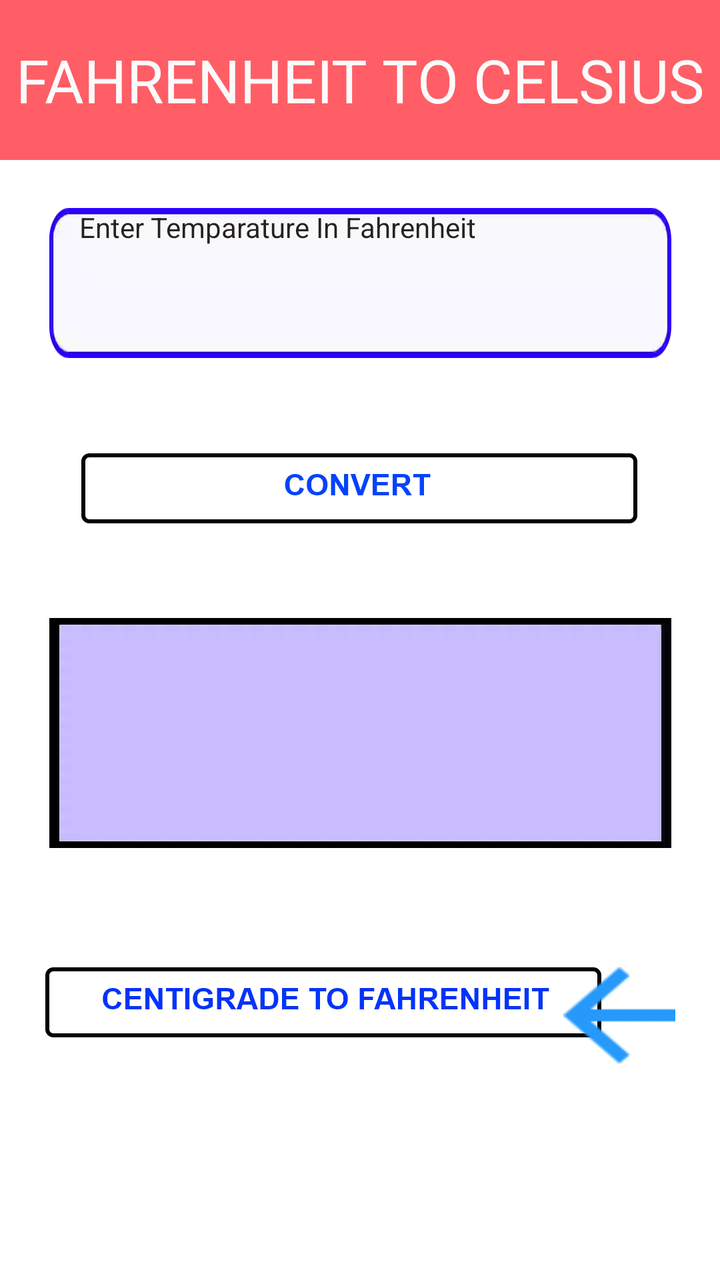
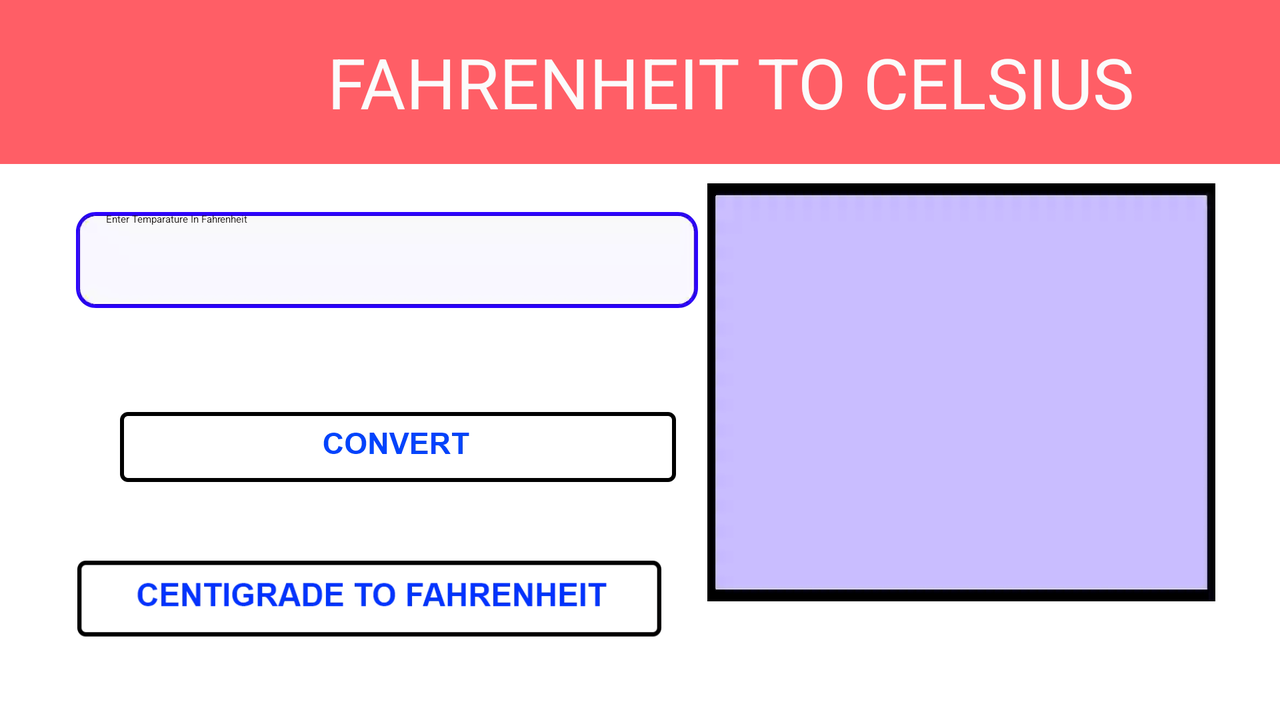

First picture: res/layout/ on a phone held upright. Second picture: the repository's own variant of that layout, on a device whose configuration matches the variant's folder. Source for both follows.
<!-- AndroidManifest.xml: application theme Theme.TemperatureConverter -->
<!-- res/layout/activity_f2_c.xml -->
<?xml version="1.0" encoding="utf-8"?>
<androidx.constraintlayout.widget.ConstraintLayout xmlns:android="http://schemas.android.com/apk/res/android"
    xmlns:app="http://schemas.android.com/apk/res-auto"
    xmlns:tools="http://schemas.android.com/tools"
    android:layout_width="match_parent"
    android:layout_height="match_parent"
    android:background="#FFFFFF"
    android:backgroundTint="#FFFFFF"
    android:hapticFeedbackEnabled="true"
    tools:context=".F2C">


    <Button
        android:id="@+id/c2f"
        android:layout_width="wrap_content"
        android:layout_height="wrap_content"
        android:background="@drawable/button_large_1"
        android:hapticFeedbackEnabled="true"
        android:scaleType="fitXY"
        app:layout_constraintBottom_toBottomOf="parent"
        app:layout_constraintEnd_toEndOf="parent"
        app:layout_constraintHorizontal_bias="0.278"
        app:layout_constraintStart_toStartOf="parent"
        app:layout_constraintTop_toBottomOf="@+id/ans1"
        app:layout_constraintVertical_bias="0.332" />

    <TextView
        android:id="@+id/textView2"
        android:layout_width="0dp"
        android:layout_height="80dp"
        android:background="@drawable/component_1__1"
        android:gravity="center"
        android:scaleType="fitXY"
        android:text="@string/f2c"
        android:textColor="#FBFBFB"
        android:textSize="30sp"
        app:layout_constraintEnd_toEndOf="parent"
        app:layout_constraintStart_toStartOf="parent"
        app:layout_constraintTop_toTopOf="parent" />

    <EditText
        android:id="@+id/entry"
        android:layout_width="wrap_content"
        android:layout_height="75dp"
        android:layout_marginTop="24dp"
        android:background="@drawable/path_11"
        android:ems="10"
        android:hint="@string/enter_f"
        android:importantForAutofill="no"
        android:inputType="numberDecimal"
        android:paddingStart="15dp"
        android:scaleType="fitXY"
        android:textColor="#000000"
        android:textColorHint="#E60E0A0A"
        android:textSize="14sp"
        app:layout_constraintEnd_toEndOf="parent"
        app:layout_constraintStart_toStartOf="parent"
        app:layout_constraintTop_toBottomOf="@+id/textView2" />

    <Button
        android:id="@+id/button"
        android:layout_width="wrap_content"
        android:layout_height="wrap_content"
        android:background="@drawable/convert"
        android:hapticFeedbackEnabled="true"
        android:scaleType="fitXY"
        app:layout_constraintBottom_toTopOf="@+id/ans1"
        app:layout_constraintEnd_toEndOf="parent"
        app:layout_constraintHorizontal_bias="0.496"
        app:layout_constraintStart_toStartOf="parent"
        app:layout_constraintTop_toBottomOf="@+id/entry" />

    <TextView
        android:id="@+id/ans1"
        android:layout_width="wrap_content"
        android:layout_height="115dp"
        android:layout_marginTop="130dp"
        android:background="@drawable/path_643"
        android:textIsSelectable="true"
        android:gravity="center"
        android:scaleType="fitXY"
        android:textColor="#FF0101"
        android:textSize="25sp"
        app:layout_constraintEnd_toEndOf="parent"
        app:layout_constraintStart_toStartOf="parent"
        app:layout_constraintTop_toBottomOf="@+id/entry" />

    <Button
        android:id="@+id/back"
        android:layout_width="56dp"
        android:layout_height="48dp"
        android:background="@drawable/arrow_right__1"
        app:layout_constraintBaseline_toBaselineOf="@+id/c2f"
        app:layout_constraintEnd_toEndOf="parent"
        app:layout_constraintHorizontal_bias="0.926"
        app:layout_constraintStart_toStartOf="parent" />

</androidx.constraintlayout.widget.ConstraintLayout>
<!-- resources referenced by this layout -->
<resources>
  <!-- drawable arrow_right__1: png bitmap (drawable-hdpi, 298 bytes) -->
  <!-- drawable button_large_1: png bitmap (drawable-hdpi, 1637 bytes) -->
  <!-- drawable component_1__1: webp bitmap (drawable-hdpi, 382 bytes) -->
  <!-- drawable convert: webp bitmap (drawable-hdpi, 1820 bytes) -->
  <!-- drawable path_11: webp bitmap (drawable-hdpi, 650 bytes) -->
  <!-- drawable path_643: webp bitmap (drawable-hdpi, 458 bytes) -->
  <string name="enter_f"> Enter Temparature In Fahrenheit</string>
  <string name="f2c">FAHRENHEIT TO CELSIUS</string>
  <!-- from res/values-night/ (not used when drawing this layout) -->
  <style name="Theme.TemperatureConverter" parent="Theme.MaterialComponents.DayNight.NoActionBar">
          
          <item name="colorPrimary">@color/purple_200</item>
          <item name="colorPrimaryVariant">@color/purple_700</item>
          <item name="colorOnPrimary">@color/black</item>
          
          <item name="colorSecondary">@color/teal_200</item>
          <item name="colorSecondaryVariant">@color/teal_200</item>
          <item name="colorOnSecondary">@color/black</item>
          
          <item name="android:statusBarColor" tools:targetApi="l">?attr/colorPrimaryVariant</item>
          
      </style>
  <color name="purple_200">#000000</color>
  <color name="purple_700">#000000</color>
  <color name="black">#FF000000</color>
  <color name="teal_200">#000000</color>
</resources>
<!-- res/layout-land/activity_f2_c.xml (the repository's variant of the layout above) -->
<!-- drawn on the phone turned sideways -->
<?xml version="1.0" encoding="utf-8"?>
<androidx.constraintlayout.widget.ConstraintLayout xmlns:android="http://schemas.android.com/apk/res/android"
    xmlns:app="http://schemas.android.com/apk/res-auto"
    xmlns:tools="http://schemas.android.com/tools"
    android:layout_width="match_parent"
    android:layout_height="match_parent"
    android:backgroundTint="#FFFFFF"
    tools:context=".F2C">


    <Button
        android:id="@+id/c2f"
        android:layout_width="292dp"
        android:layout_height="39dp"
        android:background="@drawable/button_large_1"
        android:hapticFeedbackEnabled="true"
        android:scaleType="fitXY"
        app:layout_constraintBottom_toBottomOf="parent"
        app:layout_constraintEnd_toEndOf="parent"
        app:layout_constraintHorizontal_bias="0.111"
        app:layout_constraintStart_toStartOf="parent"
        app:layout_constraintTop_toTopOf="parent"
        app:layout_constraintVertical_bias="0.873" />

    <TextView
        android:scaleType="fitXY"
        android:id="@+id/textView2"
        android:layout_width="731dp"
        android:layout_height="82dp"
        android:background="@drawable/component_1__1"
        android:gravity="center"
        android:text="@string/f2c"
        android:textColor="#FBFBFB"
        android:textSize="35sp"
        app:layout_constraintEnd_toEndOf="parent"
        app:layout_constraintHorizontal_bias="0.0"
        app:layout_constraintStart_toStartOf="parent"
        app:layout_constraintTop_toTopOf="parent" />

    <EditText
        android:id="@+id/entry"
        android:layout_width="wrap_content"
        android:layout_height="wrap_content"
        android:layout_marginTop="24dp"
        android:background="@drawable/path_11"
        android:ems="10"
        android:hint="@string/enter_f"
        android:importantForAutofill="no"
        android:inputType="numberSigned"
        android:paddingStart="15dp"
        android:scaleType="fitXY"
        android:textColor="#000000"
        android:textColorHint="#E60E0A0A"
        app:layout_constraintEnd_toEndOf="parent"
        app:layout_constraintHorizontal_bias="0.116"
        app:layout_constraintStart_toStartOf="parent"
        app:layout_constraintTop_toBottomOf="@+id/textView2" />

    <Button
        android:scaleType="fitXY"
        android:id="@+id/button"
        android:layout_width="wrap_content"
        android:layout_height="wrap_content"
        android:layout_marginStart="60dp"
        android:layout_marginTop="52dp"
        android:background="@drawable/convert"
        android:hapticFeedbackEnabled="true"
        app:layout_constraintStart_toStartOf="parent"
        app:layout_constraintTop_toBottomOf="@+id/entry" />

    <TextView
        android:id="@+id/ans1"
        android:layout_width="254dp"
        android:layout_height="209dp"
        android:layout_marginBottom="56dp"
        android:background="@drawable/path_643"
        android:gravity="center"
        android:scaleType="fitXY"
        android:textColor="#FF0101"
        android:textSize="25sp"
        app:layout_constraintBottom_toBottomOf="parent"
        app:layout_constraintEnd_toEndOf="parent"
        app:layout_constraintHorizontal_bias="0.916"
        app:layout_constraintStart_toStartOf="parent"
        app:layout_constraintTop_toBottomOf="@+id/textView2"
        app:layout_constraintVertical_bias="0.75" />

</androidx.constraintlayout.widget.ConstraintLayout>
<!-- resources referenced by the variant -->
<!-- as the phone turned sideways resolves them -->
<resources>
  <!-- drawable button_large_1: png bitmap (drawable-hdpi, 1637 bytes) -->
  <!-- drawable component_1__1: webp bitmap (drawable-hdpi, 382 bytes) -->
  <!-- drawable convert: webp bitmap (drawable-hdpi, 1820 bytes) -->
  <!-- drawable path_11: webp bitmap (drawable-hdpi, 650 bytes) -->
  <!-- drawable path_643: webp bitmap (drawable-hdpi, 458 bytes) -->
  <string name="enter_f"> Enter Temparature In Fahrenheit</string>
  <string name="f2c">FAHRENHEIT TO CELSIUS</string>
  <!-- from res/values-night/ (not used when drawing this layout) -->
  <style name="Theme.TemperatureConverter" parent="Theme.MaterialComponents.DayNight.NoActionBar">
          
          <item name="colorPrimary">@color/purple_200</item>
          <item name="colorPrimaryVariant">@color/purple_700</item>
          <item name="colorOnPrimary">@color/black</item>
          
          <item name="colorSecondary">@color/teal_200</item>
          <item name="colorSecondaryVariant">@color/teal_200</item>
          <item name="colorOnSecondary">@color/black</item>
          
          <item name="android:statusBarColor" tools:targetApi="l">?attr/colorPrimaryVariant</item>
          
      </style>
  <color name="purple_200">#000000</color>
  <color name="purple_700">#000000</color>
  <color name="black">#FF000000</color>
  <color name="teal_200">#000000</color>
</resources>
